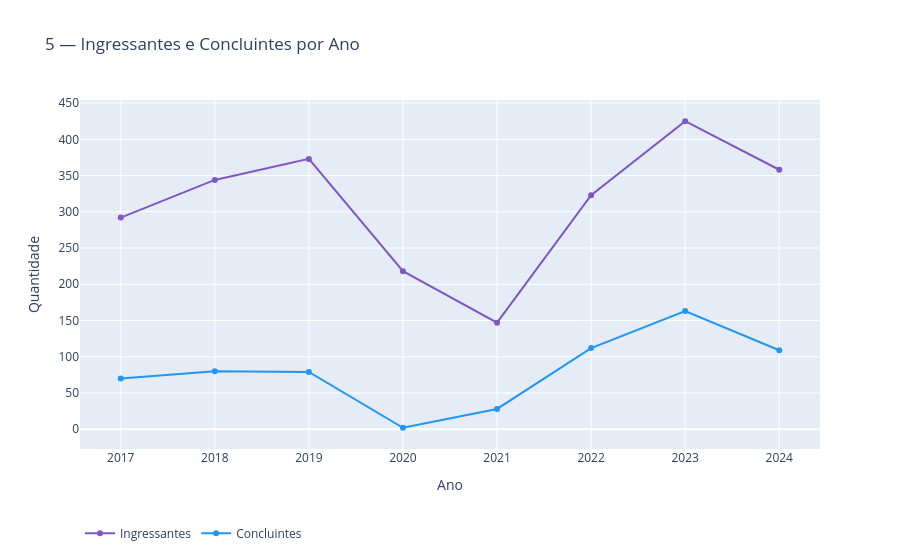

The notebook cell this image was saved under:
### Code cell
# Gráfico 5: Ingressantes e Concluintes por ano

fluxo_longo = ind_ano.melt(
    id_vars="Ano",
    value_vars=["ingressantes", "concluintes"],
    var_name="Tipo",
    value_name="Quantidade",
)

# Renomeia os rótulos para ficarem mais legíveis na legenda
fluxo_longo["Tipo"] = fluxo_longo["Tipo"].map({
    "ingressantes": "Ingressantes",
    "concluintes":  "Concluintes",
})

fig_g5 = px.line(
    fluxo_longo,
    x="Ano",
    y="Quantidade",
    color="Tipo",
    markers=True,
    color_discrete_map={
        "Ingressantes": "#7E57C2",
        "Concluintes":  "#2196F3",
    },
    title="5 — Ingressantes e Concluintes por Ano",
    labels={"Tipo": ""},
)
fig_g5.update_xaxes(tickmode="linear", dtick=1)
fig_g5.update_layout(hovermode="x unified", legend=dict(orientation="h", y=-0.2))
fig_g5.show()

### Figure 1 — Plotly figure (JSON) as saved in the notebook; plotly's stock layout.template omitted (floating-point values rounded to 4 significant figures)
{"data": [{"hovertemplate": "=Ingressantes<br>Ano=%{x}<br>Quantidade=%{y}<extra></extra>", "legendgroup": "Ingressantes", "line": {"color": "#7E57C2", "dash": "solid"}, "marker": {"symbol": "circle"}, "mode": "lines+markers", "name": "Ingressantes", "orientation": "v", "showlegend": true, "type": "scatter", "x": [2017, 2018, 2019, 2020, 2021, 2022, 2023, 2024], "xaxis": "x", "y": [292, 344, 373, 218, 147, 323, 425, 358], "yaxis": "y"}, {"hovertemplate": "=Concluintes<br>Ano=%{x}<br>Quantidade=%{y}<extra></extra>", "legendgroup": "Concluintes", "line": {"color": "#2196F3", "dash": "solid"}, "marker": {"symbol": "circle"}, "mode": "lines+markers", "name": "Concluintes", "orientation": "v", "showlegend": true, "type": "scatter", "x": [2017, 2018, 2019, 2020, 2021, 2022, 2023, 2024], "xaxis": "x", "y": [70, 80, 79, 2, 28, 112, 163, 109], "yaxis": "y"}], "layout": {"hovermode": "x unified", "legend": {"orientation": "h", "title": {"text": ""}, "tracegroupgap": 0, "y": -0.2}, "title": {"text": "5 — Ingressantes e Concluintes por Ano"}, "xaxis": {"anchor": "y", "domain": [0, 1], "dtick": 1, "tickmode": "linear", "title": {"text": "Ano"}}, "yaxis": {"anchor": "x", "domain": [0, 1], "title": {"text": "Quantidade"}}}}
